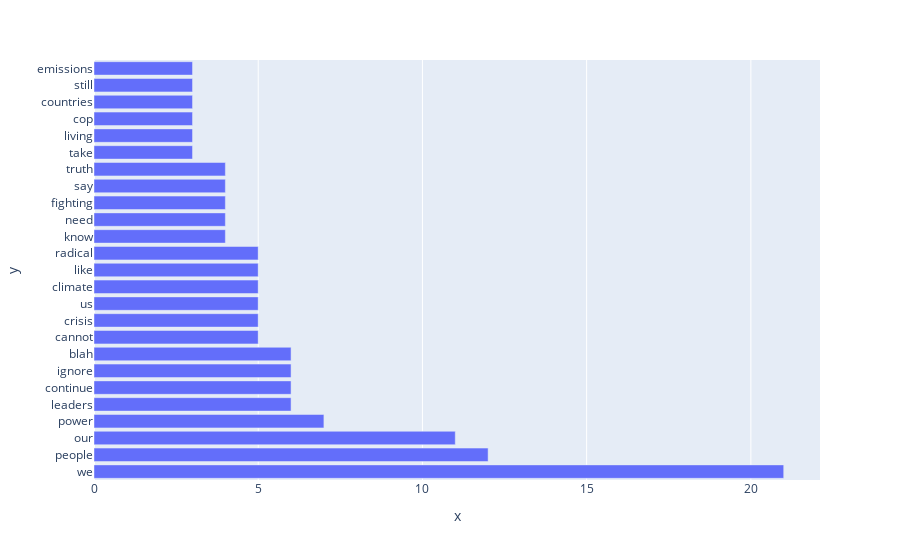

Write notebook code for a chart like this one.
### Code cell
import pandas as pd
import plotly.express as px
 
figure = px.bar(y=top25_dict.keys(), x=top25_dict.values())

figure.show()

### Figure 1 — Plotly figure (JSON) as saved in the notebook; plotly's stock layout.template omitted (floating-point values rounded to 4 significant figures)
{"data": [{"alignmentgroup": "True", "hovertemplate": "x=%{x}<br>y=%{y}<extra></extra>", "legendgroup": "", "marker": {"color": "#636efa", "pattern": {"shape": ""}}, "name": "", "offsetgroup": "", "orientation": "h", "showlegend": false, "textposition": "auto", "type": "bar", "x": [21, 12, 11, 7, 6, 6, 6, 6, 5, 5, 5, 5, 5, 5, 4, 4, 4, 4, 4, 3, 3, 3, 3, 3, 3], "xaxis": "x", "y": ["we", "people", "our", "power", "leaders", "continue", "ignore", "blah", "cannot", "crisis", "us", "climate", "like", "radical", "know", "need", "fighting", "say", "truth", "take", "living", "cop", "countries", "still", "emissions"], "yaxis": "y"}], "layout": {"barmode": "relative", "legend": {"tracegroupgap": 0}, "margin": {"t": 60}, "xaxis": {"anchor": "y", "domain": [0, 1], "title": {"text": "x"}}, "yaxis": {"anchor": "x", "domain": [0, 1], "title": {"text": "y"}}}}
